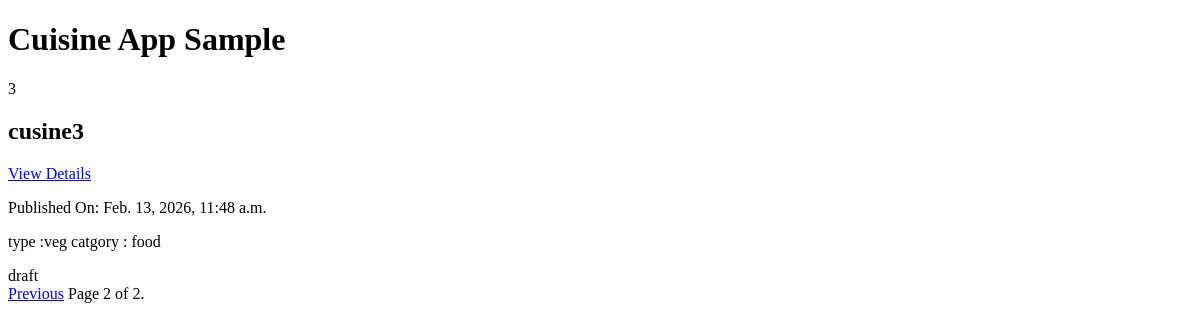
Before: /first/cuisinelist?page=2 with the older database file.
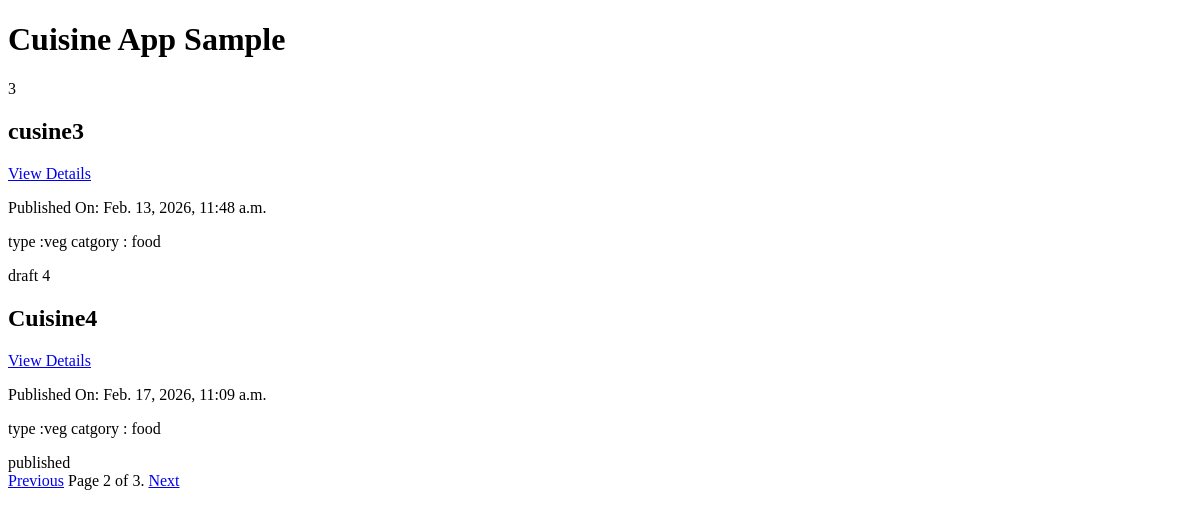
After: the same page with the newer database file.
### firstapp/models.py (models this page shows, shortened)
class Cuisine(models.Model):
    name = models.CharField(max_length=20)
    type = models.CharField(max_length=15,      choices = (('veg','Veg'),('non veg','NON Veg')),    default = 'non veg')
    catg = models.CharField(max_length=8,  choices=CATG_CHOICES,default = 'food')
    desc =models.TextField()
    author = models.ForeignKey(User,         related_name='cuisine_user',     on_delete=models.CASCADE)
    created = models.DateTimeField(auto_now_add=True)
    updated = models.DateTimeField(auto_now=True)
    status = models.CharField(max_length=10,
                             choices=STATUS_CHOICES,
                             default='draft')

### firstapp/views.py (the view)
# urls.py: path('cuisinelist',views.Cuisine_list,name='Cuisine_list'),
def Cuisine_list(request):
    objlist = Cuisine.objects.all()
    paginator = Paginator(objlist,2)  # 2 items in each page
    page = request.GET.get('page')
    try:
        cuisines = paginator.page(page)
    except PageNotAnInteger:
        cuisines= paginator.page(1)
    except EmptyPage:
        cuisines = paginator.page(paginator.num_pages)
    return render(request,"firstapp/cuisine_list.html",{'page':page,'cuisines':cuisines})

### firstapp/templates/firstapp/cuisine_list.html
{% extends "firstapp/base.html" %}
{% block content %}
<h1>Cuisine App Sample</h1>
{% for cuisine in cuisines%}
{{cuisine.id}}
<h2>{{cuisine.name}}</h2>
<a href="cuisineDetails/{{cuisine.id}}">View Details</a>
<p>Published On: {{cuisine.created}}</p>
<p>type  :{{cuisine.type}}
    catgory : {{cuisine.catg}}</p>
    {{cuisine.status}}
{% endfor %}
{% include "pagination.html" with page=cuisines %}
</div>
{% endblock %}

### firstapp/templates/firstapp/base.html (shortened to what this page needs)
{% load static %}
<!DOCTYPE html>
<html lang="en">
<head>
</head>
<body>
    <div id="content">
        {% block content %}
        {% endblock %}
</body>
</html>

### firstapp/templates/pagination.html
<div class="pagination">
            <span class="step-links">
                        {% if page.has_previous %}
                                    <a href="?page={{ page.previous_page_number }}">Previous</a>
                        {% endif %}
                        <span class="current">
                                    Page {{ page.number }} of {{ page.paginator.num_pages }}.
                        </span>
                        {% if page.has_next %}
                                    <a href="?page={{ page.next_page_number }}">Next</a>
                        {% endif %}
            </span>
</div>

Changed rows visible on the page:
added Cuisine: id "4", name "Cuisine4", created "Feb. 17, 2026, 11:09 a.m.", type "veg", catg "food", status "published"
Other visible differences:
{{ page.paginator.num_pages }}: "2" → "3"
text now shown: "Next"
